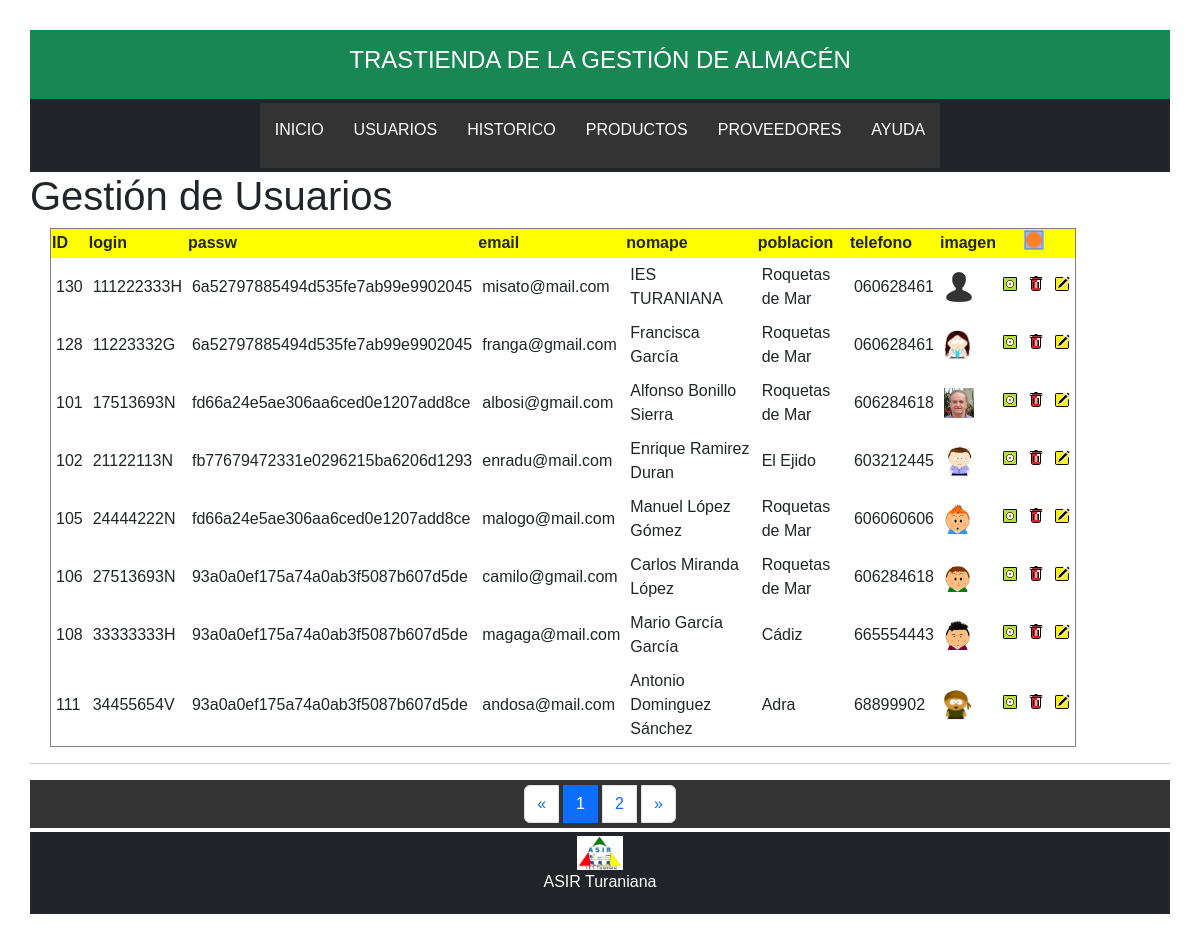
The app's page /trastienda/GUsuarios.php with its own data.
### tables this page shows
CREATE TABLE `usuarios` (
  `ID` int(11) NOT NULL,
  `login` varchar(30) NOT NULL,
  `passw` varchar(50) NOT NULL,
  `email` varchar(50) NOT NULL,
  `nomape` varchar(50) NOT NULL,
  `poblacion` varchar(50) DEFAULT NULL,
  `telefono` varchar(9) DEFAULT NULL,
  `imagen` varchar(50) DEFAULT NULL
);

### trastienda/GUsuarios.php (the view, shortened to what this page needs)
<?php
	require_once('marcosup.php');
?>
<div>
    <h1>Gestión de Usuarios</h1>
</div>
<div>
	<?php
	$tabla="usuarios";
	$sentencia="select * from $tabla order by login ";
    $resultado=mysqli_query($c,$sentencia);
			if (isset($_GET['pagina']))
				{
				$pagina=$_GET['pagina'];
				}
				else{
				$pagina=1;
				}
			$numreg=mysqli_num_rows($resultado);
			$numpag= ceil($numreg/8);
			$inicio=($pagina-1)*8;
			$sentencia .=" limit ".$inicio.", 8";
	echo '<table border style="width:90%; margin-left:20px; margin-right:40px">';
	$cabeceras=mysqli_query($c,"SHOW FIELDS FROM $tabla");
	echo "<tr bgcolor='yellow'>";
	while ($cab=mysqli_fetch_row($cabeceras)){
		echo "<th>$cab[0]</th>";
	}
	echo "<th></th>";
	echo "<th>";
		echo '<form name="alta" method="POST" action="AUsuarios.php">';
		echo '<input type="image" src="estilos/mas.jpg" height="20px" title="Alta de usuario.">';
		echo '</form>';
	echo "</th>";
	echo "<th></th>";
	echo "</tr>";
	$resultado=mysqli_query($c,$sentencia);
	while ($registro = mysqli_fetch_row($resultado)){
		echo "<tr>";
		$i=0;
		foreach ($registro as $fila){
			if ($i==7){
				echo "<td> <img src='$registro[$i]' height='30'></td>";
			} else{
				echo "<td> $registro[$i]</td>";
			}
			$i++;
		}
		echo "<td align='center'>";
				echo '<form name="veruno" method="POST" action="VerUsuario.php">';
				echo '<input type="image" src="estilos/ver.jpg" title="Ver datos del usuario... '.$registro[1].'">';
				echo '</form>';
			echo "</td><td align='center'>";
				echo '<form name="borraruno" method="POST" action="BorraUsuario.php">';
				echo '<input type="image" src="estilos/papelera.jpg" title="Borrar el usuario... '.$registro[1].'">';
				echo '</form>';
			echo "</td><td align='center'>";
				echo '<form name="editaruno" method="POST" action="ModificaUsuario.php">';
				echo '<input type="image" src="estilos/lapiz.jpg" title="Cambiar datos del usuario... '.$registro[1].'">';
				echo '</form>';
		echo "</td>";
		echo "</tr>";
	}
	echo "</table>";
	echo "<div><hr>";
	if ($pagina==1){
		$anterior=1;
	}
	else{
		$anterior=$pagina-1;
	}
	if ($pagina==$numpag){
		$siguiente=$pagina;
	}
	else{
		$siguiente=$pagina+1;
	}
	echo "<div class='col-md-12 text-center' style='vertical-align: text-bottom;'>";
	echo '<ul class="pagination justify-content-center ">';
	echo '	<li class="page-item ">';
	echo '	  <a class="page-link" href="GUsuarios.php?pagina='.$anterior.'">&laquo;</a>';
	echo '	</li>';
	for ($i=1;$i<=$numpag;$i++)
	{
		if($i==$pagina){
				echo '	<li class="page-item active">';
				echo '	  <a class="page-link"href="GUsuarios.php?pagina='.$i.'">'.$i.'</a>';
				echo '	</li>';
			}
			else{
				echo '	<li class="page-item"><a class="page-link" href="GUsuarios.php?pagina='.$i.'">'.$i.'</a></li>';
			}
	}
	echo '	<li class="page-item ">';
	echo '	  <a class="page-link" href="GUsuarios.php?pagina='.$siguiente.'">&raquo;</a>';
	echo '	</li>';
	echo '  </ul>';
	echo "</div>";
	?>
</div>
<?php
	require_once('marcoinf.php');
?>

### trastienda/estilos/datos.css (style rules this page uses)
body { font-family: "Raleway", Arial, sans-serif; padding: 30px; }
ul { list-style-type: none; margin: 0; padding: 0; overflow: hidden; background-color: #333333; color: lime; }
li { float: left; }
li a { display: block; color: white; text-align: center; margin: 5px; padding: 10px; text-decoration: none; }
td { padding: 5px; }

### records on screen
usuarios: ID "130", login "111222333H", passw "6a52797885494d535fe7ab99e9902045", email "misato@mail.com", nomape "IES TURANIANA", poblacion "Roquetas de Mar", telefono "060628461", imagen (picture)
usuarios: ID "128", login "11223332G", passw "6a52797885494d535fe7ab99e9902045", email "franga@gmail.com", nomape "Francisca García", poblacion "Roquetas de Mar", telefono "060628461", imagen (picture)
usuarios: ID "101", login "17513693N", passw "fd66a24e5ae306aa6ced0e1207add8ce", email "albosi@gmail.com", nomape "Alfonso Bonillo Sierra", poblacion "Roquetas de Mar", telefono "606284618", imagen (picture)
usuarios: ID "102", login "21122113N", passw "fb77679472331e0296215ba6206d1293", email "enradu@mail.com", nomape "Enrique Ramirez Duran", poblacion "El Ejido", telefono "603212445", imagen (picture)
usuarios: ID "105", login "24444222N", passw "fd66a24e5ae306aa6ced0e1207add8ce", email "malogo@mail.com", nomape "Manuel López Gómez", poblacion "Roquetas de Mar", telefono "606060606", imagen (picture)
usuarios: ID "106", login "27513693N", passw "93a0a0ef175a74a0ab3f5087b607d5de", email "camilo@gmail.com", nomape "Carlos Miranda López", poblacion "Roquetas de Mar", telefono "606284618", imagen (picture)
usuarios: ID "108", login "33333333H", passw "93a0a0ef175a74a0ab3f5087b607d5de", email "magaga@mail.com", nomape "Mario García García", poblacion "Cádiz", telefono "665554443", imagen (picture)
usuarios: ID "111", login "34455654V", passw "93a0a0ef175a74a0ab3f5087b607d5de", email "andosa@mail.com", nomape "Antonio Dominguez Sánchez", poblacion "Adra", telefono "68899902", imagen (picture)

### other values on screen
$cab[0] "ID"
$cab[0] "login"
$cab[0] "passw"
$cab[0] "email"
$cab[0] "nomape"
$cab[0] "poblacion"
$cab[0] "telefono"
$cab[0] "imagen"
